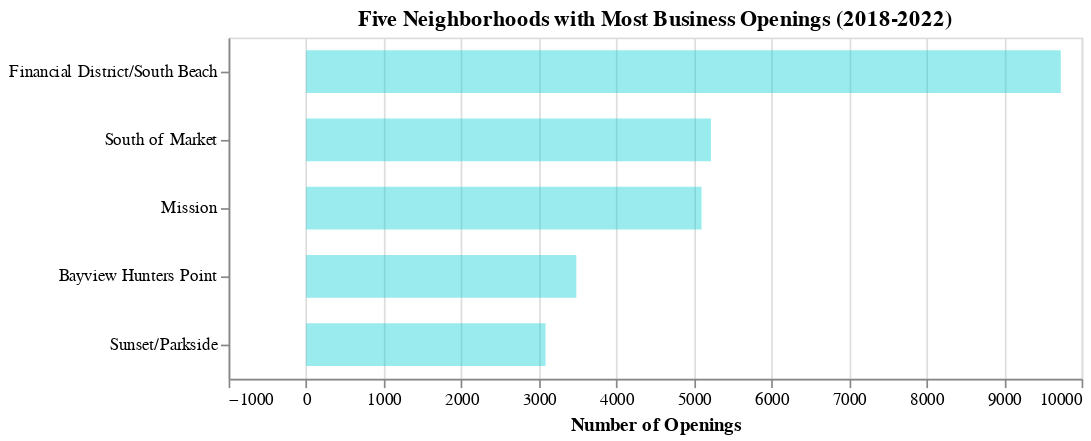

The cell this chart's notebook holds for it:
### Code cell
# Visualize findings in a bar graph
chart = alt.Chart(sf_biz_hood_bar).mark_bar(size=25).encode(
    y=alt.Y('Hood', sort='-x', axis=alt.Axis(title='')),
    x=alt.X('Count_Openings', axis=alt.Axis(title='Number of Openings', format='d', labelAngle=0), scale=alt.Scale(padding=0.01)),
    tooltip=[alt.Tooltip('Count_Openings', format='.0f')]
).properties(
    title='Five Neighborhoods with Most Business Openings (2018-2022)',
    width=500,
    height=200
).configure_mark(
    opacity=0.4,
    color='darkturquoise'
    )

# display the chart
chart

### Figure 1 — Vega-Lite specification as saved in the notebook (floating-point values rounded to 4 significant figures)
{"config": {"view": {"continuousWidth": 400, "continuousHeight": 300}, "mark": {"color": "darkturquoise", "opacity": 0.4}}, "data": {"name": "data-2a5875761f18ef40e8820f0fe59c94d1"}, "mark": {"type": "bar", "size": 25}, "encoding": {"tooltip": [{"field": "Count_Openings", "format": ".0f", "type": "quantitative"}], "x": {"axis": {"format": "d", "labelAngle": 0, "title": "Number of Openings"}, "field": "Count_Openings", "scale": {"padding": 0.01}, "type": "quantitative"}, "y": {"axis": {"title": ""}, "field": "Hood", "sort": "-x", "type": "nominal"}}, "height": 200, "title": "Five Neighborhoods with Most Business Openings (2018-2022)", "width": 500, "$schema": "https://vega.github.io/schema/vega-lite/v4.17.0.json", "datasets": {"data-2a5875761f18ef40e8820f0fe59c94d1": [{"Hood": "Financial District/South Beach", "Count_Openings": 9732}, {"Hood": "South of Market", "Count_Openings": 5220}, {"Hood": "Mission", "Count_Openings": 5099}, {"Hood": "Bayview Hunters Point", "Count_Openings": 3484}, {"Hood": "Sunset/Parkside", "Count_Openings": 3087}]}}
